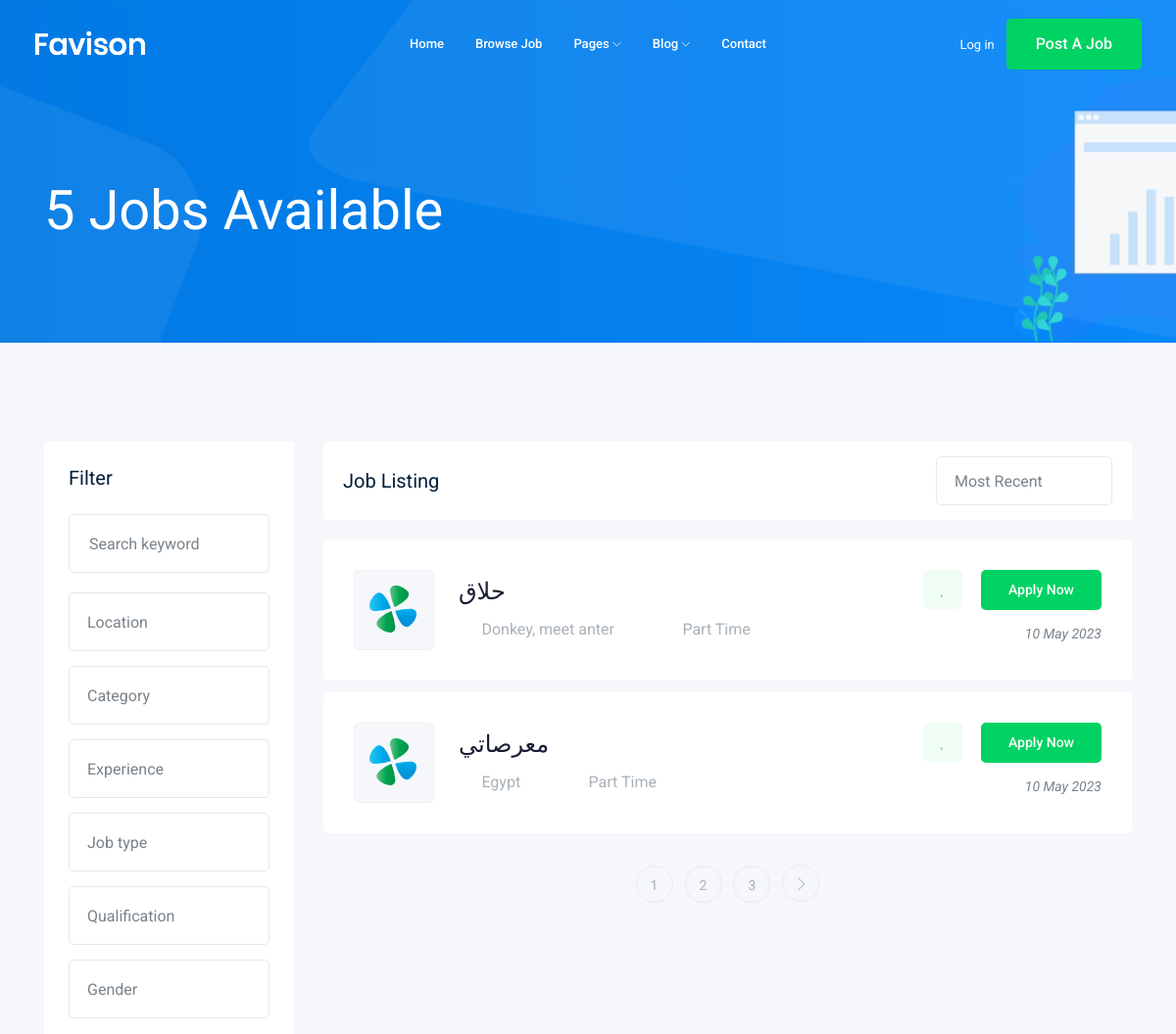
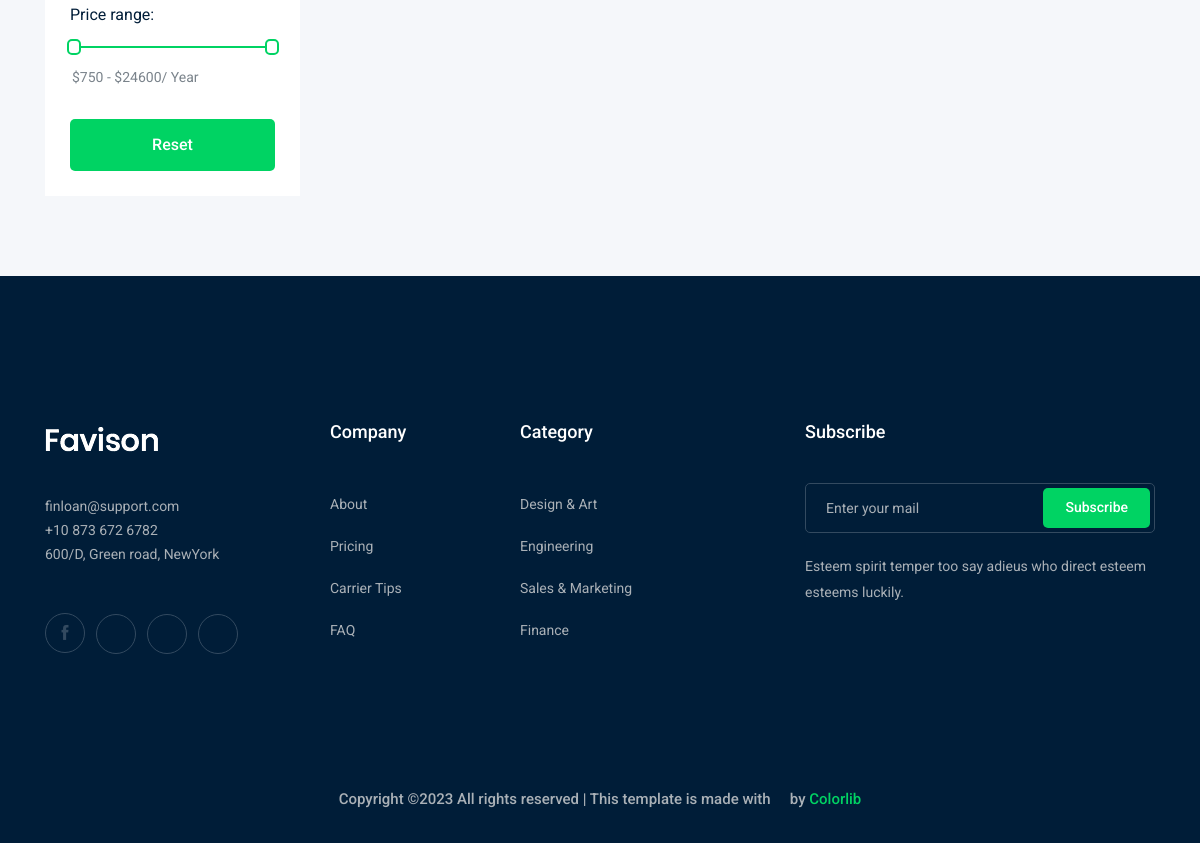
Screenshot of /jobs/ with the database file from the repository (2 pictures, top to bottom).
### job/models.py (models this page shows, shortened)
class Job(models.Model):
    title = models.CharField(max_length=100)
    type = models.CharField(max_length=15, choices=JOB_TYPES)
    description = models.TextField(max_length=1000)
    published_at = models.DateTimeField(auto_now=True)
    vacancy = models.IntegerField(default=1)
    salary = models.IntegerField(default=0)
    experience = models.IntegerField(default=0)
    image = models.ImageField(upload_to=upload_img)
    country = models.CharField(max_length=30)
    Responsibility = models.TextField(max_length=2000)
    Qualifications = models.TextField(max_length=1000)
    Benefits = models.TextField(max_length=500)
    slug = models.SlugField(blank=True, null=True)
    category = models.ForeignKey('Category', on_delete=models.SET_NULL, null=True)
    def __str__(self) -> str:
        return self.title

### job/views.py (the view)
# urls.py: path('', views.job_list),
def job_list(request):
    job_list = Job.objects.all()
    paginator = Paginator(job_list, 2)
    page_number = request.GET.get('page')
    page_obj = paginator.get_page(page_number)
    context = {
                'jobs': page_obj,
                'jobs_count' : len(job_list)
            }
    return render(request, 'job/job_list.html', context)

### job/templates/job/job_list.html (shortened to what this page needs)
{% extends 'base.html' %}
{% block body %}
    <div class="bradcam_area bradcam_bg_1">
        <div class="container">
            <div class="row">
                <div class="col-xl-12">
                    <div class="bradcam_text">
                        <h3> {{ jobs_count }} Jobs Available</h3>
                    </div>
                </div>
            </div>
        </div>
    </div>
    <div class="job_listing_area plus_padding">
        <div class="container">
            <div class="row">
                <div class="col-lg-3">
                    <div class="job_filter white-bg">
                        <div class="form_inner white-bg">
                            <h3>Filter</h3>
                            <form action="#">
                                <div class="row">
                                    <div class="col-lg-12">
                                        <div class="single_field">
                                            <input type="text" placeholder="Search keyword">
                                        </div>
                                    </div>
                                    <div class="col-lg-12">
                                    </div>
                                    <div class="col-lg-12">
                                    </div>
                                    <div class="col-lg-12">
                                    </div>
                                    <div class="col-lg-12">
                                    </div>
                                    <div class="col-lg-12">
                                    </div>
                                    <div class="col-lg-12">
                                    </div>
                                </div>
                            </form>
                        </div>
                        <div class="range_wrap">
                            <label for="amount">Price range:</label>
                            <div id="slider-range"></div>
                            <p>
                                <input type="text" id="amount" readonly style="border:0; color:#7A838B; font-size: 14px; font-weight:400;">
                            </p>
                        </div>
                        <div class="reset_btn">
                            <button  class="boxed-btn3 w-100" type="submit">Reset</button>
                        </div>
                    </div>
                </div>
                <div class="col-lg-9">
                    <div class="recent_joblist_wrap">
                        <div class="recent_joblist white-bg ">
                            <div class="row align-items-center">
                                <div class="col-md-6">
                                    <h4>Job Listing</h4>
                                </div>
                                <div class="col-md-6">
                                    <div class="serch_cat d-flex justify-content-end">
                                    </div>
                                </div>
                            </div>
                        </div>
                    </div>
                    <div class="job_lists m-0">
                        <div class="row">
                            {% for job in jobs %}
                            <div class="col-lg-12 col-md-12">
                                <div class="single_jobs white-bg d-flex justify-content-between">
                                    <div class="jobs_left d-flex align-items-center">
                                        <div class="thumb">
                                            <img src="img/svg_icon/1.svg" alt="">
                                        </div>
                                        <div class="jobs_conetent">
                                            <a href="{% url 'jobs:job_details' job.slug %}"><h4>{{job}}</h4></a>
                                            <div class="links_locat d-flex align-items-center">
                                                <div class="location">
                                                    <p> <i class="fa fa-map-marker"></i> {{job.country}}</p>
                                                </div>
                                                <div class="location">
                                                    <p> <i class="fa fa-clock-o"></i>{{job.type}}</p>
                                                </div>
                                            </div>
                                        </div>
                                    </div>
                                    <div class="jobs_right">
                                        <div class="apply_now">
                                            <a class="heart_mark" href="#"> <i class="fa fa-heart"></i> </a>
                                            <a href="{% url 'jobs:job_details' job.slug %}" class="boxed-btn3">Apply Now</a>
                                        </div>
                                        <div class="date">
                                            <p>{{job.published_at|date:'d M o'}}</p>
                                        </div>
                                    </div>
                                </div>
                            </div>
                            {% endfor %}
                        </div>
                        {% if jobs.has_other_pages %}
                        <div class="row">
                            <div class="col-lg-12">
                                <div class="pagination_wrap">
                                    <ul>
                                        {% for page_num in jobs.paginator.page_range %}
                                        <li><a href="?page={{page_num }}"><span>{{page_num}}</span></a></li>
                                        {% endfor %}
                                        {% if jobs.has_next %}
                                        <li><a href="?page={jobs.next_page_number}"> <i class="ti-angle-right"></i> </a></li>
                                        {% endif %}
                                    </ul>
                                </div>
                            </div>
                        {% endif %}
                        </div>
                    </div>
                </div>
            </div>
        </div>
    </div>
{% endblock body %}

### rows the page displays
Job: title "حلاق", country "Donkey, meet anter", type "Part Time", published_at "10 May 2023"
Job: title "معرصاتي", country "Egypt", type "Part Time", published_at "10 May 2023"

### other values shown
{{ jobs_count }} "5"
{{ page_num }} "1" "2" "3"
